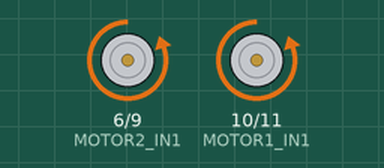
This sketch was run on a simulated Arduino Uno, built with avr-gcc and run on an emulated ATmega328P. Parts: motor-driver pin pairs drawn as motors (green arrow = first pin HIGH = forward, orange = second pin HIGH = backward, longer = more drive).

Above: at 5.0 s.
At 15.1 s:
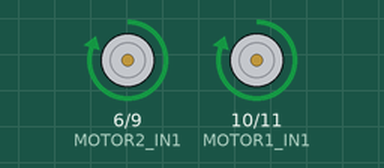
Timing chart, 0 to 26.3 s (numbered marks = the images above):
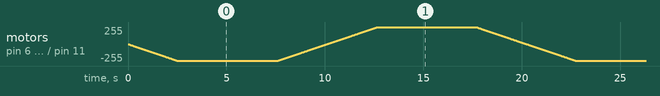

The sketch:

motor_driver_test.ino
```cpp
#define MOTOR1_IN1 10
#define MOTOR1_IN2 11
#define MOTOR2_IN1 6
#define MOTOR2_IN2 9

void setup() {
  Serial.begin(9600); // opens serial port, sets data rate to 9600 bps

  pinMode(MOTOR1_IN1, OUTPUT);
  pinMode(MOTOR1_IN2, OUTPUT);
  pinMode(MOTOR2_IN1, OUTPUT);
  pinMode(MOTOR2_IN2, OUTPUT);
}

void loop() {
  // ramp up forward
  digitalWrite(MOTOR1_IN1, LOW);
  digitalWrite(MOTOR2_IN1, LOW);

  for(int i = 0; i < 255; i++) {
    analogWrite(MOTOR1_IN2, i);
    analogWrite(MOTOR2_IN2, i);
    delay(10);
  }

  // full speed for 5000ms (5s)
  delay(5000);

  // ramp down forward
  for(int i = 255; i >= 0; i--) {
    analogWrite(MOTOR1_IN2, i);
    analogWrite(MOTOR2_IN2, i);
    delay(10);
  }

  // ramp up backward
  digitalWrite(MOTOR1_IN2, LOW);
  digitalWrite(MOTOR2_IN2, LOW);

  for(int i = 0; i < 255; i++) {
    analogWrite(MOTOR1_IN1, i);
    analogWrite(MOTOR2_IN1, i);
    delay(10);
  }

  // backwards for 5000ms (5s)
  delay(5000);

  // ramp down backward
  for(int i = 255; i >= 0; i--) {
    analogWrite(MOTOR1_IN1, i);
    analogWrite(MOTOR2_IN1, i);
    delay(10);
  }
}
```
